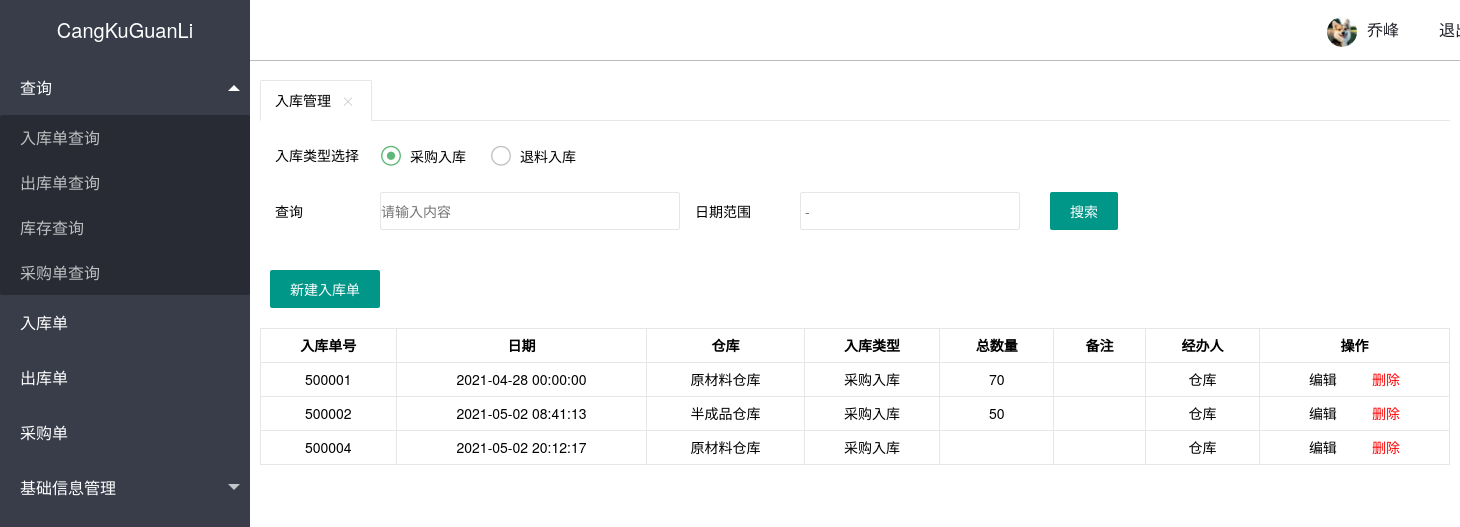
The app's page /admin/qf_rk_rukudan.php with its own data.
### tables this page shows
CREATE TABLE IF NOT EXISTS `qf_rk_rukudan` (
  `ru_id` int(10) unsigned NOT NULL AUTO_INCREMENT,
  `ru_ku_ri_qi` datetime NOT NULL,
  `ru_ku_cang_ku` varchar(10) NOT NULL DEFAULT '原材料仓库',
  `ru_ku_shu_liang` int(10) unsigned NOT NULL,
  `ru_ku_bei_zhu` varchar(30) NOT NULL,
  `jing_ban_ren` varchar(10) NOT NULL DEFAULT '仓库',
  `ru_ku_lei_xing` varchar(6) NOT NULL DEFAULT '采购入库',
  PRIMARY KEY (`ru_id`)
);

### inc/mysql.inc.php (called while the page is built, shortened)
<?php
function execute($link,$query){
    $result=mysqli_query($link,$query);
    return $result;
}
function num($link,$sql_count){
	$result=execute($link,$sql_count);
	$count=mysqli_fetch_row($result);
	return $count[0];
}
?>

### admin/qf_rk_rukudan.php (the view, shortened to what this page needs)
<?php
include_once '../inc/mysql.inc.php';
$link=connect();
?>
<?php include '../inc/header.inc.php'?>
<form class="layui-form" action="">
  <div class="layui-form-item">
    <label class="layui-form-label">入库类型选择</label>
    <div class="layui-input-block" style="width: 300px;">
    </div>
  </div>
  <div class="layui-form-item">
    <label class="layui-form-label">查询</label>
    <div class="layui-input-block-wlxc">
      <input type="text" name="title" lay-verify="title" autocomplete="off" placeholder="请输入内容" class="layui-input">
    </div>
    <div class="layui-inline">
      <label class="layui-form-label">日期范围</label>
      <div class="layui-input-inline-wlxc">
        <input type="text" class="layui-input" id="test6" placeholder=" - ">
      </div>
    </div>
        <button  type="submit" class="layui-btn">搜索</button>
      <br>
  </div>
</form>
<div id="layerDemo">
      <div class="layui-btn-container">
      <button type="submit" id="rukuguanli_xinjian" class="layui-btn">新建入库单</button>
      </div>
</div>
 <table class="layui-G-table">
   <thead>
     <tr>
       <th>入库单号</th>
       <th>日期</th>
       <th>仓库</th>
       <th>入库类型</th>
       <th>总数量</th>
       <th>备注</th>
       <th>经办人</th>
       <th>操作</th>
     </tr>
     <?php
     $query='select * from qf_rk_rukudan';
     $result=execute($link,$query);
     while ($data=mysqli_fetch_assoc($result)){
       $url=urlencode("qf_rk_rukudan_del.php?id={$data['ru_id']}");
       $return_url=urlencode($_SERVER['REQUEST_URI']);
       $message="确认删除入库单{$data['ru_id']}吗？";
       $delete_url="confirm.php?url={$url}&return_url={$return_url}&message={$message}";
      $query="select sum(ruku_shuliang) from qf_rk_rukudan_liebiao where ru_fu_id={$data['ru_id']}";
      $sum_rksl=num($link,$query);
$html=<<<A
    <tr>
    <td>{$data['ru_id']}</td>
    <td>{$data['ru_ku_ri_qi']}</td>
    <td>{$data['ru_ku_cang_ku']}</td>
    <td>{$data['ru_ku_lei_xing']}</td>
    <td>{$sum_rksl}</td>
    <td>{$data['ru_ku_bei_zhu']}</td>
    <td>{$data['jing_ban_ren']}</td>
    <td>
    <a href='qf_rk_rukudan_liebiao.php?ru_id={$data['ru_id']}'>编辑</a>&nbsp;&nbsp;&nbsp;&nbsp;&nbsp;&nbsp;&nbsp;&nbsp;</a>
    <a href='$delete_url'style=color:#f00>删除</td>
    </tr>
A;
        echo $html;
        }
     ?>
   </thead>
 </table>
<?php include '../inc/footer.inc.php'?>

### records on screen
qf_rk_rukudan: ru_id "500001", ru_ku_ri_qi "2021-04-28 00:00:00", ru_ku_cang_ku "原材料仓库", ru_ku_lei_xing "采购入库", sum_rksl "70", jing_ban_ren "仓库"
qf_rk_rukudan: ru_id "500002", ru_ku_ri_qi "2021-05-02 08:41:13", ru_ku_cang_ku "半成品仓库", ru_ku_lei_xing "采购入库", sum_rksl "50", jing_ban_ren "仓库"
qf_rk_rukudan: ru_id "500004", ru_ku_ri_qi "2021-05-02 20:12:17", ru_ku_cang_ku "原材料仓库", ru_ku_lei_xing "采购入库", jing_ban_ren "仓库"

### other values on screen
$template['title'] "入库管理"
